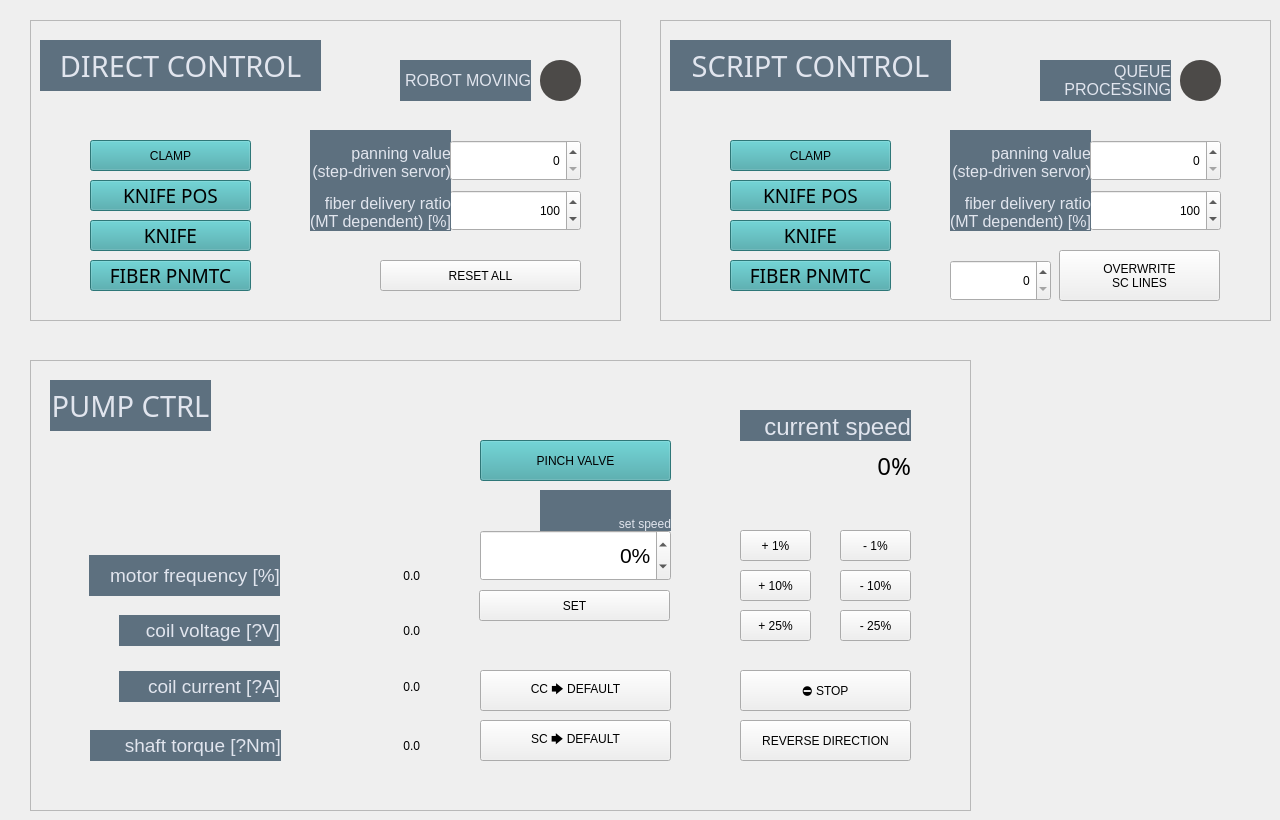
    <widget class="QWidget" name="AMCON_tab">
     <property name="acceptDrops">
      <bool>false</bool>
     </property>
     <attribute name="title">
      <string>     AMCON &amp;&amp; PUMP     </string>
     </attribute>
     <widget class="QFrame" name="ADC_frame">
      <property name="geometry">
       <rect>
        <x>30</x>
        <y>20</y>
        <width>591</width>
        <height>301</height>
       </rect>
      </property>
      <property name="frameShape">
       <enum>QFrame::StyledPanel</enum>
      </property>
      <property name="frameShadow">
       <enum>QFrame::Raised</enum>
      </property>
      <widget class="QLabel" name="ADC_0_framelabel">
       <property name="geometry">
        <rect>
         <x>10</x>
         <y>20</y>
         <width>281</width>
         <height>51</height>
        </rect>
       </property>
       <property name="font">
        <font>
         <family>Bahnschrift</family>
         <pointsize>22</pointsize>
        </font>
       </property>
       <property name="styleSheet">
        <string notr="true">border: 0px;
font-size: 22pt;
padding: 0px;
background-color: #5D707F;
color: #E1E5EE;</string>
       </property>
       <property name="text">
        <string>DIRECT CONTROL</string>
       </property>
       <property name="alignment">
        <set>Qt::AlignCenter</set>
       </property>
      </widget>
      <widget class="QLabel" name="ADC_lbl_panning">
       <property name="geometry">
        <rect>
         <x>280</x>
         <y>110</y>
         <width>141</width>
         <height>51</height>
        </rect>
       </property>
       <property name="styleSheet">
        <string notr="true">border: 0px;
font-size: 12pt;
background-color: #5d707f;
color: #E1E5EE;</string>
       </property>
       <property name="text">
        <string>panning value 
(step-driven servor)</string>
       </property>
       <property name="alignment">
        <set>Qt::AlignBottom|Qt::AlignRight|Qt::AlignTrailing</set>
       </property>
      </widget>
      <widget class="QDoubleSpinBox" name="ADC_num_panning">
       <property name="enabled">
        <bool>true</bool>
       </property>
       <property name="geometry">
        <rect>
         <x>420</x>
         <y>120</y>
         <width>131</width>
         <height>41</height>
        </rect>
       </property>
       <property name="alignment">
        <set>Qt::AlignRight|Qt::AlignTrailing|Qt::AlignVCenter</set>
       </property>
       <property name="suffix">
        <string/>
       </property>
       <property name="decimals">
        <number>0</number>
       </property>
       <property name="minimum">
        <double>0.000000000000000</double>
       </property>
       <property name="maximum">
        <double>2000.000000000000000</double>
       </property>
       <property name="singleStep">
        <double>10.000000000000000</double>
       </property>
       <property name="value">
        <double>0.000000000000000</double>
       </property>
      </widget>
      <widget class="QDoubleSpinBox" name="ADC_num_fibDeliv">
       <property name="geometry">
        <rect>
         <x>420</x>
         <y>170</y>
         <width>131</width>
         <height>41</height>
        </rect>
       </property>
       <property name="alignment">
        <set>Qt::AlignRight|Qt::AlignTrailing|Qt::AlignVCenter</set>
       </property>
       <property name="suffix">
        <string/>
       </property>
       <property name="decimals">
        <number>0</number>
       </property>
       <property name="minimum">
        <double>-1.000000000000000</double>
       </property>
       <property name="maximum">
        <double>200.000000000000000</double>
       </property>
       <property name="singleStep">
        <double>1.000000000000000</double>
       </property>
       <property name="value">
        <double>100.000000000000000</double>
       </property>
      </widget>
      <widget class="QLabel" name="ADC_lbl_fibDeliv">
       <property name="geometry">
        <rect>
         <x>280</x>
         <y>160</y>
         <width>141</width>
         <height>51</height>
        </rect>
       </property>
       <property name="styleSheet">
        <string notr="true">border: 0px;
font-size: 12pt;
background-color: #5d707f;
color: #E1E5EE;</string>
       </property>
       <property name="text">
        <string>fiber delivery ratio
(MT dependent) [%]</string>
       </property>
       <property name="alignment">
        <set>Qt::AlignBottom|Qt::AlignRight|Qt::AlignTrailing</set>
       </property>
      </widget>
      <widget class="QPushButton" name="ADC_btt_clamp">
       <property name="geometry">
        <rect>
         <x>60</x>
         <y>120</y>
         <width>161</width>
         <height>31</height>
        </rect>
       </property>
       <property name="styleSheet">
        <string notr="true">QPushButton {
	background-color: #40a6a8;
}

QPushButton:checked {
	background-color: #61fcff;
}

QPushButton:hover {
	border: 2px solid #abfbff;
}

QPushButton:checked:hover {
	border: 2px solid #40a6a8;
}</string>
       </property>
       <property name="text">
        <string>CLAMP</string>
       </property>
       <property name="checkable">
        <bool>true</bool>
       </property>
       <property name="checked">
        <bool>false</bool>
       </property>
      </widget>
      <widget class="QPushButton" name="ADC_btt_knifePos">
       <property name="geometry">
        <rect>
         <x>60</x>
         <y>160</y>
         <width>161</width>
         <height>31</height>
        </rect>
       </property>
       <property name="font">
        <font>
         <family>Bahnschrift</family>
         <pointsize>14</pointsize>
         <kerning>true</kerning>
        </font>
       </property>
       <property name="styleSheet">
        <string notr="true">QPushButton {
	background-color: #40a6a8;
}

QPushButton:checked {
	background-color: #61fcff;
}

QPushButton:hover {
	border: 2px solid #abfbff;
}

QPushButton:checked:hover {
	border: 2px solid #40a6a8;
}</string>
       </property>
       <property name="text">
        <string>KNIFE POS</string>
       </property>
       <property name="checkable">
        <bool>true</bool>
       </property>
       <property name="checked">
        <bool>false</bool>
       </property>
      </widget>
      <widget class="QPushButton" name="ADC_btt_knife">
       <property name="geometry">
        <rect>
         <x>60</x>
         <y>200</y>
         <width>161</width>
         <height>31</height>
        </rect>
       </property>
       <property name="font">
        <font>
         <family>Bahnschrift</family>
         <pointsize>14</pointsize>
         <kerning>true</kerning>
        </font>
       </property>
       <property name="styleSheet">
        <string notr="true">QPushButton {
	background-color: #40a6a8;
}

QPushButton:checked {
	background-color: #61fcff;
}

QPushButton:hover {
	border: 2px solid #abfbff;
}

QPushButton:checked:hover {
	border: 2px solid #40a6a8;
}</string>
       </property>
       <property name="text">
        <string>KNIFE</string>
       </property>
       <property name="checkable">
        <bool>true</bool>
       </property>
       <property name="checked">
        <bool>false</bool>
       </property>
      </widget>
      <widget class="QPushButton" name="ADC_btt_fiberPnmtc">
       <property name="geometry">
        <rect>
         <x>60</x>
         <y>240</y>
         <width>161</width>
         <height>31</height>
        </rect>
       </property>
       <property name="font">
        <font>
         <family>Bahnschrift</family>
         <pointsize>14</pointsize>
         <kerning>true</kerning>
        </font>
       </property>
       <property name="styleSheet">
        <string notr="true">QPushButton {
	background-color: #40a6a8;
}

QPushButton:checked {
	background-color: #61fcff;
}

QPushButton:hover {
	border: 2px solid #abfbff;
}

QPushButton:checked:hover {
	border: 2px solid #40a6a8;
}</string>
       </property>
       <property name="text">
        <string>FIBER PNMTC</string>
       </property>
       <property name="checkable">
        <bool>true</bool>
       </property>
       <property name="checked">
        <bool>false</bool>
       </property>
      </widget>
      <widget class="QPushButton" name="ADC_btt_resetAll">
       <property name="geometry">
        <rect>
         <x>350</x>
         <y>240</y>
         <width>201</width>
         <height>31</height>
        </rect>
       </property>
       <property name="text">
        <string>RESET ALL</string>
       </property>
      </widget>
      <widget class="QLabel" name="ADC_indi_robotMoving">
       <property name="geometry">
        <rect>
         <x>510</x>
         <y>40</y>
         <width>41</width>
         <height>41</height>
        </rect>
       </property>
       <property name="styleSheet">
        <string notr="true">border-radius: 20px;
background-color: #4c4a48;</string>
       </property>
       <property name="text">
        <string/>
       </property>
      </widget>
      <widget class="QLabel" name="ADC_lbl_robotMoving">
       <property name="geometry">
        <rect>
         <x>370</x>
         <y>40</y>
         <width>131</width>
         <height>41</height>
        </rect>
       </property>
       <property name="styleSheet">
        <string notr="true">border: 0px;
font-size: 12pt;
background-color: #5D707F;
color: #E1E5EE;</string>
       </property>
       <property name="text">
        <string>ROBOT MOVING</string>
       </property>
       <property name="alignment">
        <set>Qt::AlignRight|Qt::AlignTrailing|Qt::AlignVCenter</set>
       </property>
      </widget>
     </widget>
     <widget class="QFrame" name="ASC_frame">
      <property name="geometry">
       <rect>
        <x>660</x>
        <y>20</y>
        <width>611</width>
        <height>301</height>
       </rect>
      </property>
      <property name="frameShape">
       <enum>QFrame::StyledPanel</enum>
      </property>
      <property name="frameShadow">
       <enum>QFrame::Raised</enum>
      </property>
      <widget class="QLabel" name="ASC_0_framelabel">
       <property name="geometry">
        <rect>
         <x>10</x>
         <y>20</y>
         <width>281</width>
         <height>51</height>
        </rect>
       </property>
       <property name="font">
        <font>
         <family>Bahnschrift</family>
         <pointsize>22</pointsize>
        </font>
       </property>
       <property name="styleSheet">
        <string notr="true">border: 0px;
font-size: 22pt;
padding: 0px;
background-color: #5D707F;
color: #E1E5EE;</string>
       </property>
       <property name="text">
        <string>SCRIPT CONTROL</string>
       </property>
       <property name="alignment">
        <set>Qt::AlignCenter</set>
       </property>
      </widget>
      <widget class="QLabel" name="ASC_lbl_panning">
       <property name="geometry">
        <rect>
         <x>290</x>
         <y>110</y>
         <width>141</width>
         <height>51</height>
        </rect>
       </property>
       <property name="styleSheet">
        <string notr="true">border: 0px;
font-size: 12pt;
background-color: #5d707f;
color: #E1E5EE;</string>
       </property>
       <property name="text">
        <string>panning value 
(step-driven servor)</string>
       </property>
       <property name="alignment">
        <set>Qt::AlignBottom|Qt::AlignRight|Qt::AlignTrailing</set>
       </property>
      </widget>
      <widget class="QDoubleSpinBox" name="ASC_num_panning">
       <property name="enabled">
        <bool>true</bool>
       </property>
       <property name="geometry">
        <rect>
         <x>430</x>
         <y>120</y>
         <width>131</width>
         <height>41</height>
        </rect>
       </property>
       <property name="alignment">
        <set>Qt::AlignRight|Qt::AlignTrailing|Qt::AlignVCenter</set>
       </property>
       <property name="suffix">
        <string/>
       </property>
       <property name="decimals">
        <number>0</number>
       </property>
       <property name="minimum">
        <double>0.000000000000000</double>
       </property>
       <property name="maximum">
        <double>2000.000000000000000</double>
       </property>
       <property name="singleStep">
        <double>10.000000000000000</double>
       </property>
       <property name="value">
        <double>0.000000000000000</double>
       </property>
      </widget>
      <widget class="QDoubleSpinBox" name="ASC_num_fibDeliv">
       <property name="geometry">
        <rect>
         <x>430</x>
         <y>170</y>
         <width>131</width>
         <height>41</height>
        </rect>
       </property>
       <property name="alignment">
        <set>Qt::AlignRight|Qt::AlignTrailing|Qt::AlignVCenter</set>
       </property>
       <property name="suffix">
        <string/>
       </property>
       <property name="decimals">
        <number>0</number>
       </property>
       <property name="minimum">
        <double>-1.000000000000000</double>
       </property>
       <property name="maximum">
        <double>200.000000000000000</double>
       </property>
       <property name="singleStep">
        <double>1.000000000000000</double>
       </property>
       <property name="value">
        <double>100.000000000000000</double>
       </property>
      </widget>
      <widget class="QLabel" name="ASC_lbl_fibDeliv">
       <property name="geometry">
        <rect>
         <x>290</x>
         <y>160</y>
         <width>141</width>
         <height>51</height>
        </rect>
       </property>
       <property name="styleSheet">
        <string notr="true">border: 0px;
font-size: 12pt;
background-color: #5d707f;
color: #E1E5EE;</string>
       </property>
       <property name="text">
        <string>fiber delivery ratio
(MT dependent) [%]</string>
       </property>
       <property name="alignment">
        <set>Qt::AlignBottom|Qt::AlignRight|Qt::AlignTrailing</set>
       </property>
      </widget>
      <widget class="QPushButton" name="ASC_btt_clamp">
       <property name="geometry">
        <rect>
         <x>70</x>
         <y>120</y>
         <width>161</width>
         <height>31</height>
        </rect>
       </property>
       <property name="styleSheet">
        <string notr="true">QPushButton {
	background-color: #40a6a8;
}

QPushButton:checked {
	background-color: #61fcff;
}

QPushButton:hover {
	border: 2px solid #abfbff;
}

QPushButton:checked:hover {
	border: 2px solid #40a6a8;
}</string>
       </property>
       <property name="text">
        <string>CLAMP</string>
       </property>
       <property name="checkable">
        <bool>true</bool>
       </property>
       <property name="checked">
        <bool>false</bool>
       </property>
      </widget>
      <widget class="QPushButton" name="ASC_btt_knifePos">
       <property name="geometry">
        <rect>
         <x>70</x>
         <y>160</y>
         <width>161</width>
         <height>31</height>
        </rect>
       </property>
       <property name="font">
        <font>
         <family>Bahnschrift</family>
         <pointsize>14</pointsize>
         <kerning>true</kerning>
        </font>
       </property>
       <property name="styleSheet">
        <string notr="true">QPushButton {
	background-color: #40a6a8;
}

QPushButton:checked {
	background-color: #61fcff;
}

QPushButton:hover {
	border: 2px solid #abfbff;
}

QPushButton:checked:hover {
	border: 2px solid #40a6a8;
}</string>
       </property>
       <property name="text">
        <string>KNIFE POS</string>
       </property>
       <property name="checkable">
        <bool>true</bool>
       </property>
       <property name="checked">
        <bool>false</bool>
       </property>
      </widget>
      <widget class="QPushButton" name="ASC_btt_knife">
       <property name="geometry">
        <rect>
         <x>70</x>
         <y>200</y>
         <width>161</width>
         <height>31</height>
        </rect>
       </property>
       <property name="font">
        <font>
         <family>Bahnschrift</family>
         <pointsize>14</pointsize>
         <kerning>true</kerning>
        </font>
       </property>
       <property name="styleSheet">
        <string notr="true">QPushButton {
	background-color: #40a6a8;
}

QPushButton:checked {
	background-color: #61fcff;
}

QPushButton:hover {
	border: 2px solid #abfbff;
}

QPushButton:checked:hover {
	border: 2px solid #40a6a8;
}</string>
       </property>
       <property name="text">
        <string>KNIFE</string>
       </property>
       <property name="checkable">
        <bool>true</bool>
       </property>
       <property name="checked">
        <bool>false</bool>
       </property>
      </widget>
      <widget class="QPushButton" name="ASC_btt_fiberPnmtc">
       <property name="geometry">
        <rect>
         <x>70</x>
         <y>240</y>
         <width>161</width>
         <height>31</height>
        </rect>
       </property>
       <property name="font">
        <font>
         <family>Bahnschrift</family>
         <pointsize>14</pointsize>
         <kerning>true</kerning>
        </font>
       </property>
       <property name="styleSheet">
        <string notr="true">QPushButton {
	background-color: #40a6a8;
}

QPushButton:checked {
	background-color: #61fcff;
}

QPushButton:hover {
	border: 2px solid #abfbff;
}

QPushButton:checked:hover {
	border: 2px solid #40a6a8;
}</string>
       </property>
       <property name="text">
        <string>FIBER PNMTC</string>
       </property>
       <property name="checkable">
        <bool>true</bool>
       </property>
       <property name="checked">
        <bool>false</bool>
       </property>
      </widget>
      <widget class="QPushButton" name="ASC_btt_overwrSC">
       <property name="geometry">
        <rect>
         <x>399</x>
         <y>230</y>
         <width>161</width>
         <height>51</height>
        </rect>
       </property>
       <property name="text">
        <string>OVERWRITE
SC LINES</string>
       </property>
      </widget>
      <widget class="QLabel" name="ASC_indi_qProcessing">
       <property name="geometry">
        <rect>
         <x>520</x>
         <y>40</y>
         <width>41</width>
         <height>41</height>
        </rect>
       </property>
       <property name="styleSheet">
        <string notr="true">border-radius: 20px;
background-color: #4c4a48;</string>
       </property>
       <property name="text">
        <string/>
       </property>
      </widget>
      <widget class="QLabel" name="ASC_lbl_qProcessing">
       <property name="geometry">
        <rect>
         <x>380</x>
         <y>40</y>
         <width>131</width>
         <height>41</height>
        </rect>
       </property>
       <property name="styleSheet">
        <string notr="true">border: 0px;
font-size: 12pt;
background-color: #5D707F;
color: #E1E5EE;</string>
       </property>
       <property name="text">
        <string>QUEUE
PROCESSING</string>
       </property>
       <property name="alignment">
        <set>Qt::AlignRight|Qt::AlignTrailing|Qt::AlignVCenter</set>
       </property>
      </widget>
      <widget class="QSpinBox" name="ASC_num_SCLines">
       <property name="geometry">
        <rect>
         <x>290</x>
         <y>240</y>
         <width>101</width>
         <height>41</height>
        </rect>
       </property>
       <property name="alignment">
        <set>Qt::AlignRight|Qt::AlignTrailing|Qt::AlignVCenter</set>
       </property>
      </widget>
     </widget>
     <widget class="QFrame" name="PUMP_frame">
      <property name="geometry">
       <rect>
        <x>30</x>
        <y>360</y>
        <width>941</width>
        <height>451</height>
       </rect>
      </property>
      <property name="frameShape">
       <enum>QFrame::StyledPanel</enum>
      </property>
      <property name="frameShadow">
       <enum>QFrame::Raised</enum>
      </property>
      <widget class="QLabel" name="PUMP_disp_freq">
       <property name="geometry">
        <rect>
         <x>259</x>
         <y>195</y>
         <width>131</width>
         <height>41</height>
        </rect>
       </property>
       <property name="text">
        <string>0.0</string>
       </property>
       <property name="alignment">
        <set>Qt::AlignRight|Qt::AlignTrailing|Qt::AlignVCenter</set>
       </property>
      </widget>
      <widget class="QLabel" name="PUMP_lbl_freq">
       <property name="geometry">
        <rect>
         <x>59</x>
         <y>195</y>
         <width>191</width>
         <height>41</height>
        </rect>
       </property>
       <property name="styleSheet">
        <string notr="true">border: 0px;
font-size: 14pt;
background-color: #5D707F;
color: #E1E5EE;</string>
       </property>
       <property name="text">
        <string>motor frequency [%]</string>
       </property>
       <property name="alignment">
        <set>Qt::AlignRight|Qt::AlignTrailing|Qt::AlignVCenter</set>
       </property>
      </widget>
      <widget class="QLabel" name="PUMP_lbl_volt">
       <property name="geometry">
        <rect>
         <x>89</x>
         <y>255</y>
         <width>161</width>
         <height>31</height>
        </rect>
       </property>
       <property name="styleSheet">
        <string notr="true">border: 0px;
font-size: 14pt;
background-color: #5D707F;
color: #E1E5EE;</string>
       </property>
       <property name="text">
        <string>coil voltage [?V]</string>
       </property>
       <property name="alignment">
        <set>Qt::AlignRight|Qt::AlignTrailing|Qt::AlignVCenter</set>
       </property>
      </widget>
      <widget class="QLabel" name="PUMP_disp_volt">
       <property name="geometry">
        <rect>
         <x>259</x>
         <y>250</y>
         <width>131</width>
         <height>41</height>
        </rect>
       </property>
       <property name="text">
        <string>0.0</string>
       </property>
       <property name="alignment">
        <set>Qt::AlignRight|Qt::AlignTrailing|Qt::AlignVCenter</set>
       </property>
      </widget>
      <widget class="QLabel" name="PUMP_disp_amps">
       <property name="geometry">
        <rect>
         <x>259</x>
         <y>306</y>
         <width>131</width>
         <height>41</height>
        </rect>
       </property>
       <property name="text">
        <string>0.0</string>
       </property>
       <property name="alignment">
        <set>Qt::AlignRight|Qt::AlignTrailing|Qt::AlignVCenter</set>
       </property>
      </widget>
      <widget class="QLabel" name="PUMP_disp_torq">
       <property name="geometry">
        <rect>
         <x>259</x>
         <y>365</y>
         <width>131</width>
         <height>41</height>
        </rect>
       </property>
       <property name="text">
        <string>0.0</string>
       </property>
       <property name="alignment">
        <set>Qt::AlignRight|Qt::AlignTrailing|Qt::AlignVCenter</set>
       </property>
      </widget>
      <widget class="QLabel" name="PUMP_lbl_amps">
       <property name="geometry">
        <rect>
         <x>89</x>
         <y>311</y>
         <width>161</width>
         <height>31</height>
        </rect>
       </property>
       <property name="styleSheet">
        <string notr="true">border: 0px;
font-size: 14pt;
background-color: #5D707F;
color: #E1E5EE;</string>
       </property>
       <property name="text">
        <string>coil current [?A]</string>
       </property>
       <property name="alignment">
        <set>Qt::AlignRight|Qt::AlignTrailing|Qt::AlignVCenter</set>
       </property>
      </widget>
      <widget class="QLabel" name="PUMP_lbl_torq">
       <property name="geometry">
        <rect>
         <x>60</x>
         <y>370</y>
         <width>191</width>
         <height>31</height>
        </rect>
       </property>
       <property name="styleSheet">
        <string notr="true">border: 0px;
font-size: 14pt;
background-color: #5D707F;
color: #E1E5EE;</string>
       </property>
       <property name="text">
        <string>shaft torque [?Nm]</string>
       </property>
       <property name="alignment">
        <set>Qt::AlignRight|Qt::AlignTrailing|Qt::AlignVCenter</set>
       </property>
      </widget>
      <widget class="QPushButton" name="PUMP_btt_plus1">
       <property name="geometry">
        <rect>
         <x>710</x>
         <y>170</y>
         <width>71</width>
         <height>31</height>
        </rect>
       </property>
       <property name="text">
        <string>+ 1%</string>
       </property>
      </widget>
      <widget class="QPushButton" name="PUMP_btt_minus1">
       <property name="geometry">
        <rect>
         <x>810</x>
         <y>170</y>
         <width>71</width>
         <height>31</height>
        </rect>
       </property>
       <property name="text">
        <string>- 1%</string>
       </property>
      </widget>
      <widget class="QLabel" name="PUMP_lbl_setSpeed">
       <property name="geometry">
        <rect>
         <x>510</x>
         <y>130</y>
         <width>131</width>
         <height>41</height>
        </rect>
       </property>
       <property name="styleSheet">
        <string notr="true">border: 0px;
background-color: #5D707F;
color: #E1E5EE;</string>
       </property>
       <property name="text">
        <string>set speed</string>
       </property>
       <property name="alignment">
        <set>Qt::AlignBottom|Qt::AlignRight|Qt::AlignTrailing</set>
       </property>
      </widget>
      <widget class="QLabel" name="PUMP_disp_currSpeed">
       <property name="geometry">
        <rect>
         <x>710</x>
         <y>80</y>
         <width>171</width>
         <height>51</height>
        </rect>
       </property>
       <property name="font">
        <font>
         <family>Bahnschrift</family>
         <pointsize>18</pointsize>
        </font>
       </property>
       <property name="styleSheet">
        <string notr="true">font-size: 18pt;</string>
       </property>
       <property name="text">
        <string>0%</string>
       </property>
       <property name="scaledContents">
        <bool>false</bool>
       </property>
       <property name="alignment">
        <set>Qt::AlignRight|Qt::AlignTrailing|Qt::AlignVCenter</set>
       </property>
      </widget>
      <widget class="QPushButton" name="PUMP_btt_setSpeed">
       <property name="geometry">
        <rect>
         <x>449</x>
         <y>230</y>
         <width>191</width>
         <height>31</height>
        </rect>
       </property>
       <property name="text">
        <string>SET</string>
       </property>
      </widget>
      <widget class="QPushButton" name="PUMP_btt_stop">
       <property name="geometry">
        <rect>
         <x>710</x>
         <y>310</y>
         <width>171</width>
         <height>41</height>
        </rect>
       </property>
       <property name="text">
        <string>⛔ STOP</string>
       </property>
      </widget>
      <widget class="QSpinBox" name="PUMP_num_setSpeed">
       <property name="geometry">
        <rect>
         <x>450</x>
         <y>170</y>
         <width>191</width>
         <height>51</height>
        </rect>
       </property>
       <property name="styleSheet">
        <string notr="true">font-size: 16pt;</string>
       </property>
       <property name="alignment">
        <set>Qt::AlignRight|Qt::AlignTrailing|Qt::AlignVCenter</set>
       </property>
       <property name="suffix">
        <string>%</string>
       </property>
       <property name="minimum">
        <number>-100</number>
       </property>
       <property name="maximum">
        <number>100</number>
       </property>
      </widget>
      <widget class="QPushButton" name="PUMP_btt_reverse">
       <property name="geometry">
        <rect>
         <x>710</x>
         <y>360</y>
         <width>171</width>
         <height>41</height>
        </rect>
       </property>
       <property name="text">
        <string>REVERSE DIRECTION</string>
       </property>
      </widget>
      <widget class="QLabel" name="PUMP_lbl_currSpeed">
       <property name="geometry">
        <rect>
         <x>710</x>
         <y>50</y>
         <width>171</width>
         <height>31</height>
        </rect>
       </property>
       <property name="styleSheet">
        <string notr="true">border: 0px;
background-color: #5D707F;
color: #E1E5EE;
font-size: 18pt;</string>
       </property>
       <property name="text">
        <string>current speed</string>
       </property>
       <property name="alignment">
        <set>Qt::AlignBottom|Qt::AlignRight|Qt::AlignTrailing</set>
       </property>
      </widget>
      <widget class="QLabel" name="PUMP_0_frameLabel">
       <property name="geometry">
        <rect>
         <x>20</x>
         <y>20</y>
         <width>161</width>
         <height>51</height>
        </rect>
       </property>
       <property name="font">
        <font>
         <family>Bahnschrift</family>
         <pointsize>22</pointsize>
        </font>
       </property>
       <property name="styleSheet">
        <string notr="true">border: 0px;
font-size: 22pt;
padding: 0px;
background-color: #5D707F;
color: #E1E5EE;</string>
       </property>
       <property name="text">
        <string>PUMP CTRL</string>
       </property>
       <property name="alignment">
        <set>Qt::AlignCenter</set>
       </property>
      </widget>
      <widget class="QPushButton" name="PUMP_btt_minus10">
       <property name="geometry">
        <rect>
         <x>810</x>
         <y>210</y>
         <width>71</width>
         <height>31</height>
        </rect>
       </property>
       <property name="text">
        <string>- 10%</string>
       </property>
      </widget>
      <widget class="QPushButton" name="PUMP_btt_plus10">
       <property name="geometry">
        <rect>
         <x>710</x>
         <y>210</y>
         <width>71</width>
         <height>31</height>
        </rect>
       </property>
       <property name="text">
        <string>+ 10%</string>
       </property>
      </widget>
      <widget class="QPushButton" name="PUMP_btt_plus25">
       <property name="geometry">
        <rect>
         <x>710</x>
         <y>250</y>
         <width>71</width>
         <height>31</height>
        </rect>
       </property>
       <property name="text">
        <string>+ 25%</string>
       </property>
      </widget>
      <widget class="QPushButton" name="PUMP_btt_minus25">
       <property name="geometry">
        <rect>
         <x>810</x>
         <y>250</y>
         <width>71</width>
         <height>31</height>
        </rect>
       </property>
       <property name="text">
        <string>- 25%</string>
       </property>
      </widget>
      <widget class="QPushButton" name="PUMP_btt_ccToDefault">
       <property name="geometry">
        <rect>
         <x>450</x>
         <y>310</y>
         <width>191</width>
         <height>41</height>
        </rect>
       </property>
       <property name="text">
        <string>CC 🡆 DEFAULT</string>
       </property>
      </widget>
      <widget class="QPushButton" name="PUMP_btt_scToDefault">
       <property name="geometry">
        <rect>
         <x>450</x>
         <y>360</y>
         <width>191</width>
         <height>41</height>
        </rect>
       </property>
       <property name="text">
        <string>SC 🡆 DEFAULT</string>
       </property>
      </widget>
      <widget class="QPushButton" name="PUMP_btt_pinchValve">
       <property name="geometry">
        <rect>
         <x>450</x>
         <y>80</y>
         <width>191</width>
         <height>41</height>
        </rect>
       </property>
       <property name="styleSheet">
        <string notr="true">QPushButton {
	background-color: #40a6a8;
}

QPushButton:checked {
	background-color: #61fcff;
}

QPushButton:hover {
	border: 2px solid #abfbff;
}

QPushButton:checked:hover {
	border: 2px solid #40a6a8;
}</string>
       </property>
       <property name="text">
        <string>PINCH VALVE</string>
       </property>
       <property name="checkable">
        <bool>true</bool>
       </property>
       <property name="checked">
        <bool>false</bool>
       </property>
      </widget>
      <zorder>PUMP_lbl_currSpeed</zorder>
      <zorder>PUMP_lbl_setSpeed</zorder>
      <zorder>PUMP_disp_freq</zorder>
      <zorder>PUMP_lbl_freq</zorder>
      <zorder>PUMP_lbl_volt</zorder>
      <zorder>PUMP_disp_volt</zorder>
      <zorder>PUMP_disp_amps</zorder>
      <zorder>PUMP_disp_torq</zorder>
      <zorder>PUMP_lbl_amps</zorder>
      <zorder>PUMP_lbl_torq</zorder>
      <zorder>PUMP_btt_plus1</zorder>
      <zorder>PUMP_btt_minus1</zorder>
      <zorder>PUMP_disp_currSpeed</zorder>
      <zorder>PUMP_btt_setSpeed</zorder>
      <zorder>PUMP_btt_stop</zorder>
      <zorder>PUMP_num_setSpeed</zorder>
      <zorder>PUMP_btt_reverse</zorder>
      <zorder>PUMP_0_frameLabel</zorder>
      <zorder>PUMP_btt_minus10</zorder>
      <zorder>PUMP_btt_plus10</zorder>
      <zorder>PUMP_btt_plus25</zorder>
      <zorder>PUMP_btt_minus25</zorder>
      <zorder>PUMP_btt_ccToDefault</zorder>
      <zorder>PUMP_btt_scToDefault</zorder>
      <zorder>PUMP_btt_pinchValve</zorder>
     </widget>
    </widget>
